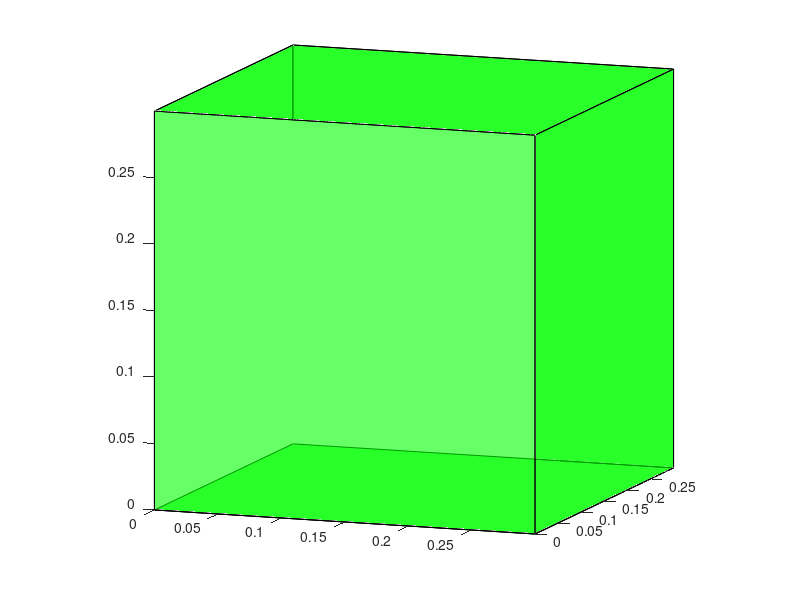
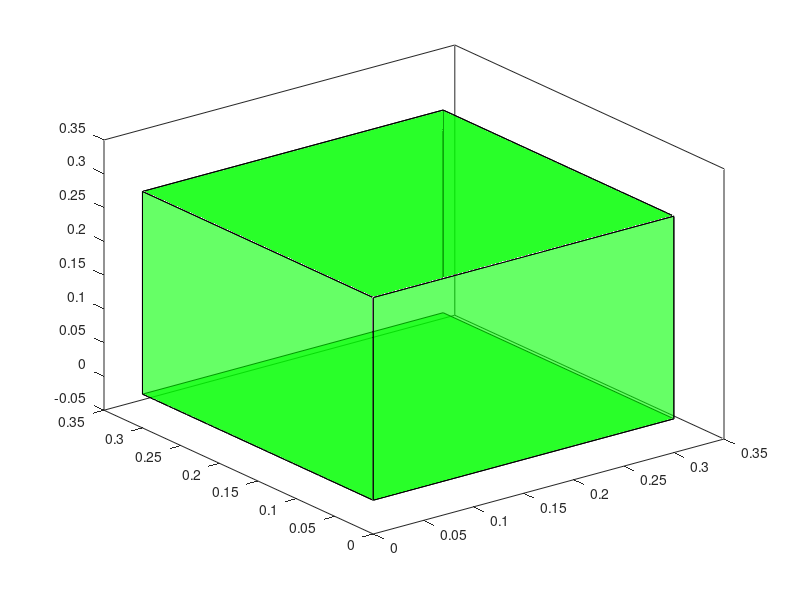

Recreate these plots in MATLAB, in order.
close all
clear all
clc

H=[0 0.3 0 0.3 0 0.3 0 0.3; 0 0 0.3 0.3 0 0 0.3 0.3; 0 0 0 0 0.3 0.3 0.3 0.3]; %Vertices of the cube
S=[1 2 4 3; 1 2 6 5; 1 3 7 5; 3 4 8 7; 2 4 8 6; 5 6 8 7]; %Surfaces of the cube

figure(1)
hold on
H1 = zeros(size(S,1),4) ;
H2 = zeros(size(S,1),4) ;
H3 = zeros(size(S,1),4) ;
for i=1:size(S,1)    
    Si=S(i,:); 
   fill3(H(1,Si),H(2,Si),H(3,Si),'g','facealpha',0.6)
end
axis equal, axis on, hold off, view(20,10)

%% Rotation along x, y and z axes
if ~exist('theta','var')
  th = linspace(0,2*pi,10) ; 
else
  th = linspace(0,theta,10) ; %Specify the range of theta upto which rotation needs to be done
end
hold off
figure(2)

for i = 1:length(th)
    Rx = [1 0 0 ; 0 cos(th(i)) -sin(th(i)) ; 0 sin(th(i)) cos(th(i))] ; %rotation matrix for rotation along x-axis
    Ry = [cos(th(i)) 0 sin(th(i)) ; 0 1 0 ; -sin(th(i)) 0 cos(th(i))] ; %rotation matrix for rotation along y-axis
    Rz = [cos(th(i)) -sin(th(i)) 0 ; sin(th(i)) cos(th(i)) 0 ; 0 0 1];  %rotation matrix for rotation along z-axis
    
    %% Rotate the vertices 
    H1 = zeros(size(H)) ;
    for j = 1:size(H,2)
        H1(:,j) = Rx*H(:,j) ;       %make changes to rotate the particular axis
    end
    for k=1:size(S,1)    
        Si=S(k,:); 
        fill3(H1(1,Si),H1(2,Si),H1(3,Si),'g','facealpha',0.6)
        hold on
    end
    drawnow
    pause(1)
    hold off
end


